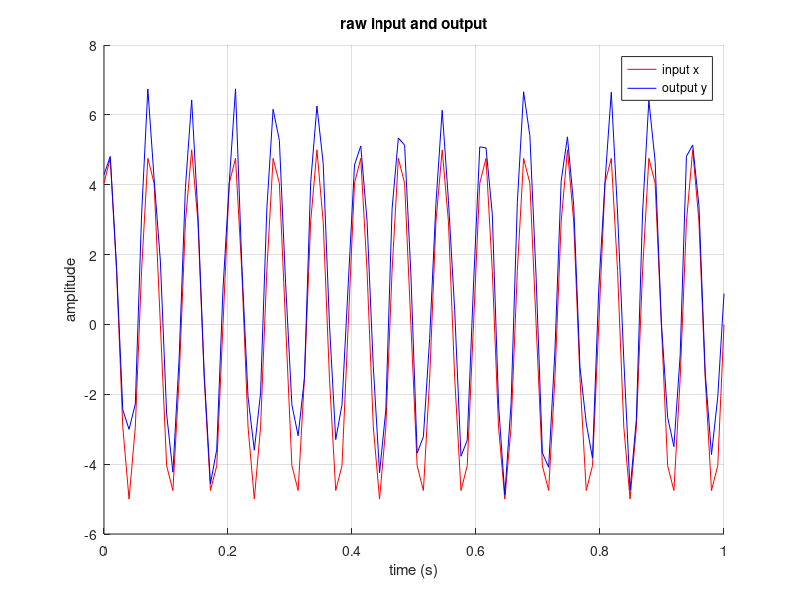
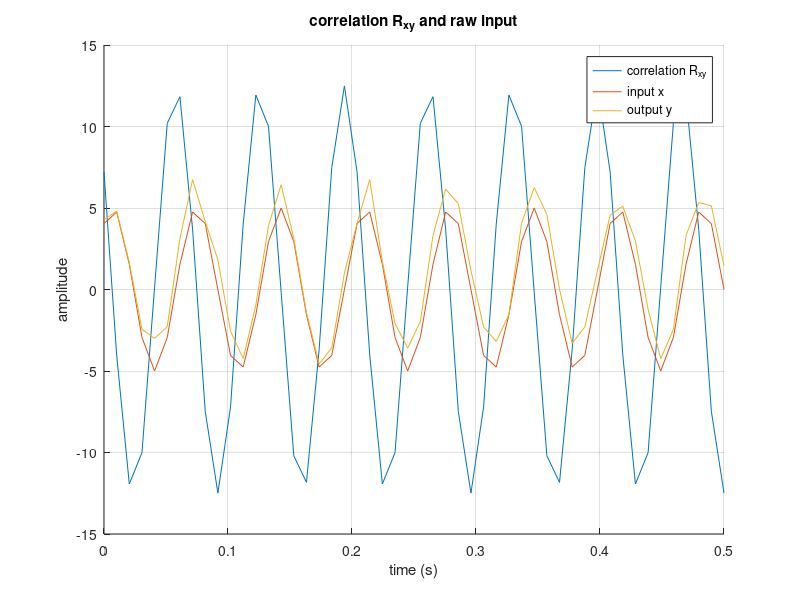

These figures' MATLAB source, in order:
%{
This file is HW7 question 1
Do homework7 question1, to calculate Circular Correlation, R_{xy}, of two
sequences, x[k], y[k]
xcorr
%}
clc, clear, close all
% define parameters
Fs = 100;
Ts = 1/Fs;
delta_t = Ts;
L = 100;
t_dot = 1:1:L;
noise = rand([1, L])*2;

sin_freq = 15;
A = 5;
x = A*sin(2*pi*sin_freq*t_dot*delta_t);
y = x + noise;

figure();
x_t = linspace(0, L/Fs, L);
hold on;
grid on;
plot(x_t, x, "r");
plot(x_t, y, "b");
legend("input x", "output y");
title("raw input and output");
xlabel("time (s)");
ylabel("amplitude");

% Do circular correlation algorithm
N = int32(L/2);
R_xy = zeros([1, N]);
for i=1:N
    temp = 0;
    for j=1:N
        temp = temp + x(1,j+i)*y(1,j);
    end
    R_xy(1, i) = temp;
end
R_xy = R_xy/double(N);

x2_t = linspace(0, double(N)/Fs, N);
figure();
grid on; hold on;
plot(x2_t, R_xy(1, :));
plot(x2_t, x(1, 1:N));
plot(x2_t, y(1, 1:N));
legend("correlation R_{xy}", "input x", "output y");
title("correlation R_{xy} and raw input");
xlabel("time (s)");
ylabel("amplitude");

% note
% As we can see. After we do correlation, it can press the noise and let
% the signal be prettier.
% Warning !!! phase will change

